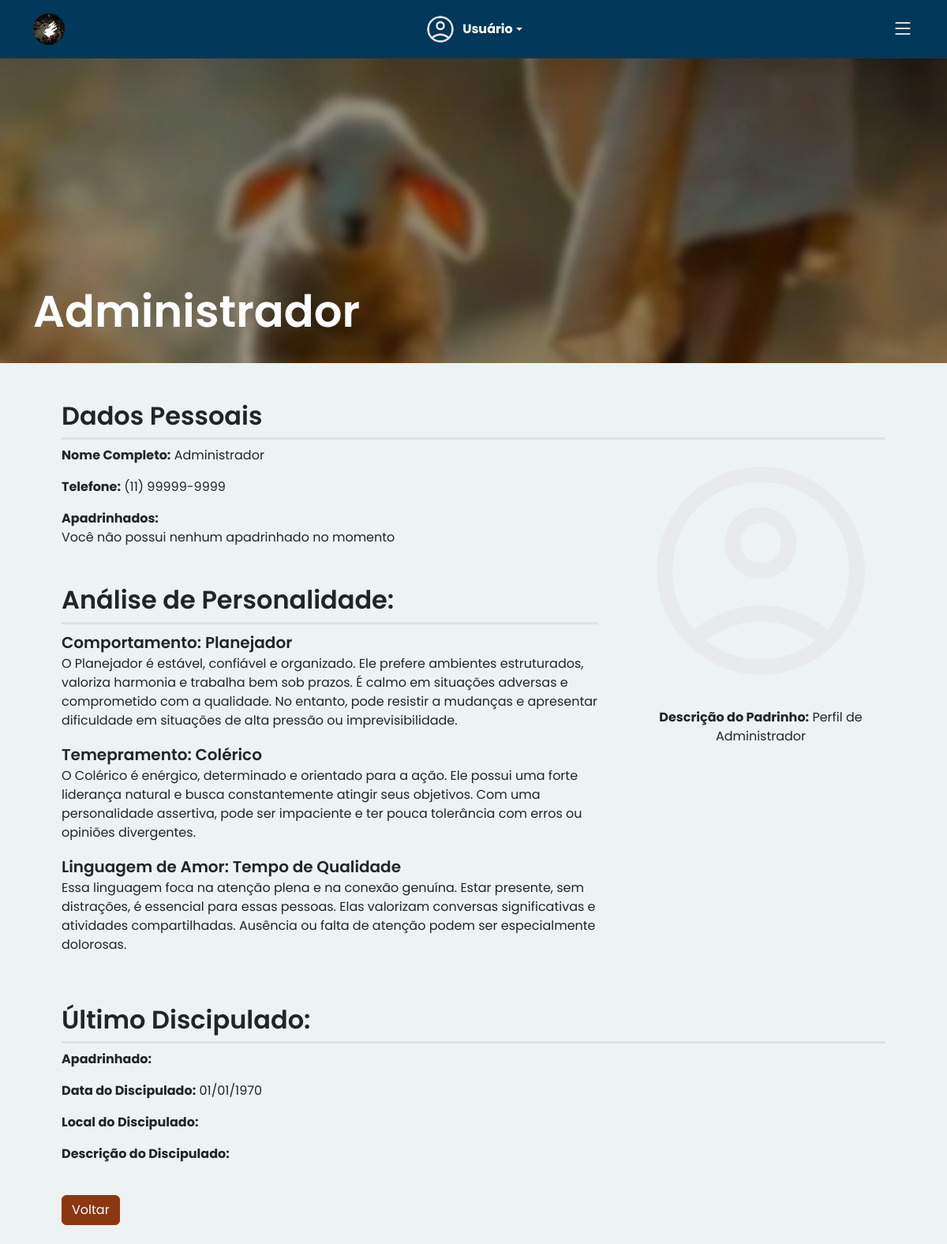
The page /consultar_padrinho.php?id=1 (signed in) on the database its author committed.
### tables this page shows
CREATE TABLE `padrinho` (
  `id_padrinho` int(11) NOT NULL,
  `nome_padrinho` varchar(255) NOT NULL,
  `telefone_padrinho` varchar(11) NOT NULL,
  `descricao_padrinho` text NOT NULL,
  `id_comportamento` int(11) NOT NULL,
  `id_temperamento` int(11) NOT NULL,
  `id_ling_amor` int(11) NOT NULL,
  `usuario` varchar(50) NOT NULL,
  `senha` varchar(50) NOT NULL,
  `status` enum('comum','administrador') NOT NULL
);

CREATE TABLE `comportamento` (
  `id_comportamento` int(11) NOT NULL,
  `nome_comportamento` varchar(255) NOT NULL,
  `descricao_comportamento` text NOT NULL
);

CREATE TABLE `temperamento` (
  `id_temperamento` int(11) NOT NULL,
  `nome_temperamento` varchar(255) NOT NULL,
  `descricao_temperamento` text NOT NULL
);

CREATE TABLE `linguagem_amor` (
  `id_linguagem` int(11) NOT NULL,
  `nome_linguagem` varchar(255) NOT NULL,
  `descricao_linguagem` text NOT NULL
);

### controller/connect.php (called while the page is built, shortened)
<?php
class Connect {
    private $host = "localhost";
    private $usuario = "root";
    private $senha = "";
    private $banco = "juventude";
    private $connect;
    public function __construct() {
        $this->connect = new mysqli($this->host, $this->usuario, $this->senha, $this->banco);
        $this->connect->set_charset("utf8");
    }
    public function getConnect(){
        return $this->connect;
    }
}
?>

### controller/padrinhoController.php (called while the page is built, shortened)
<?php
require_once $_SERVER['DOCUMENT_ROOT'] . '/juventude/model/padrinho.php';
class PadrinhoController
{
    private $padrinho;
    public function __construct()
    {
        $this->padrinho = new Padrinho();
    }
    public function list_apadrinhados_by_padrinho($id_padrinho)
    {
        return $this->padrinho->list_apadrinhados_by_padrinho($id_padrinho);
    }
    public function search_by_id($id_padrinho)
    {
        return $this->padrinho->search_by_id($id_padrinho);
    }
}

### model/padrinho.php (called while the page is built, shortened)
<?php
require_once $_SERVER['DOCUMENT_ROOT'] . '/juventude/controller/connect.php';
class Padrinho
{
    public function __construct()
    {
        $this->connect = new Connect();
    }
    public function list_apadrinhados_by_padrinho($id_padrinho)
    {
        $sql = "SELECT apadrinhado.*
            FROM apadrinhado
            INNER JOIN padrinho ON apadrinhado.id_padrinho = padrinho.id_padrinho
            WHERE apadrinhado.id_padrinho = ?";
        $stmt = $this->connect->getConnect()->prepare($sql);
        $stmt->bind_param('i', $id_padrinho);
        $stmt->execute();
        $result = $stmt->get_result();
        $apadrinhados = [];
        return $apadrinhados;
    }
    public function search_by_id($id_padrinho)
    {
        $sql = "SELECT * FROM padrinho
                INNER JOIN temperamento ON padrinho.id_temperamento = temperamento.id_temperamento
                INNER JOIN comportamento ON padrinho.id_comportamento = comportamento.id_comportamento
                INNER JOIN linguagem_amor ON padrinho.id_ling_amor = linguagem_amor.id_linguagem
                WHERE id_padrinho = ?";
        $stmt = $this->connect->getConnect()->prepare($sql);
        $stmt->bind_param('i', $id_padrinho);
        $stmt->execute();
        $result = $stmt->get_result();
        return $result->fetch_assoc();
    }
}

### controller/discipuladoController.php (called while the page is built, shortened)
<?php
require_once $_SERVER['DOCUMENT_ROOT'] . '/juventude/model/padrinho.php';
require_once $_SERVER['DOCUMENT_ROOT'] . '/juventude/model/discipulado.php';
class DiscipuladoController
{
    private $discipulado;
    public function __construct()
    {
        $this->discipulado = new Discipulado();
    }
    public function search_my_latest($id_padrinho)
    {
        return $this->discipulado->search_my_latest($id_padrinho);
    }
}

### model/discipulado.php (called while the page is built, shortened)
<?php
require_once $_SERVER['DOCUMENT_ROOT'] . '/juventude/controller/connect.php';
class Discipulado
{
    public function __construct()
    {
        $this->connect = new Connect();
    }
    public function search_my_latest($id_padrinho)
    {
        $sql = "SELECT * FROM discipulado
                INNER JOIN padrinho ON discipulado.id_padrinho = padrinho.id_padrinho
                INNER JOIN apadrinhado ON discipulado.id_apadrinhado = apadrinhado.id_apadrinhado
                WHERE discipulado.id_padrinho = ?
                ORDER BY data_discipulado DESC
                LIMIT 1";
        $stmt = $this->connect->getConnect()->prepare($sql);
        $stmt->bind_param('i', $id_padrinho);
        $stmt->execute();
        $result = $stmt->get_result();
        return $result->fetch_assoc();
    }
}

### consultar_padrinho.php (the view, shortened to what this page needs)
<?php
if (isset($_SESSION['id_padrinho']) && isset($_SESSION['usuario']) && isset($_SESSION['nome'])) {
    $primeiroNome = explode(' ', $_SESSION['nome'])[0];
} else {
    header('Location: logout.php');
}
require_once $_SERVER['DOCUMENT_ROOT'] . '/juventude/controller/padrinhoController.php';
$padrinhoController = new PadrinhoController();
$padrinho = $padrinhoController->search_by_id($_GET['id']);
$apadrinhados = $padrinhoController->list_apadrinhados_by_padrinho($padrinho['id_padrinho']);
require_once $_SERVER['DOCUMENT_ROOT'] . '/juventude/controller/discipuladoController.php';
$discipuladoController = new DiscipuladoController();
$ultimo_discipulado = $discipuladoController->search_my_latest($_GET['id']);
?>
<!DOCTYPE html>
<html lang="pt-br">
<head>
    <link rel="stylesheet" href="scss/app.css">
</head>
<body>
                    <?php
                    $userId = $_SESSION['id_padrinho'];
                    $imageDir = 'assets/uploadsPadrinhos/';
                    $defaultImage = 'assets/img/default-user.png';
                    $userImage = $imageDir . "user_{$userId}.png";
                    if (!file_exists($userImage)) {
                        $userImage = $defaultImage;
                    }
                    ?>
    <nav class="navbar p-3 d-block d-xxl-none navbar-dark bg-primaryBlue shadow-lg fixed-top">
        <div class="container d-flex justify-content-center align-items-center">
            <div class="col-4 text-start">
                <a class="navbar-brand text-center" href="index.php">
                    <img src="assets/img/logo.png" alt="Logo" height="40">
                </a>
            </div>
            <div class="col-4 d-flex justify-content-center">
                <div class="dropdown">
                    <a href="#" class="d-flex align-items-center text-white text-decoration-none dropdown-toggle"
                        id="dropdownUser1" data-bs-toggle="dropdown" aria-expanded="false">
                        <img src="<?php echo $userImage; ?>" alt="Usuário" class="rounded-5 me-2" width="40" height="40">
                        <strong class="nome"><?php echo $primeiroNome ?></strong>
                    </a>
                </div>
            </div>
            <div class="col-4 text-end">
                <button class="btn border-0 p-0" type="button" data-bs-toggle="offcanvas" data-bs-target="#mobileMenu">
                    <i class="fs-3 text-white bi bi-list"></i>
                </button>
            </div>
        </div>
    </nav>
    <div class="main-content">
        <section class="banner d-flex justify-content-start align-items-end p-4 mb-5">
            <div class="container">
                <h1 class="fw-semibold text-white display-4"><?php echo $padrinho['nome_padrinho'] ?></h1>
            </div>
        </section>
        <div class="container px-5">
            <h2 class="fw-semibold border-3 border-bottom pb-2">Dados Pessoais</h2>
            <div class="row mb-4 g-5">
                <div class="col-12 col-md-8 text-start">
                    <p><strong>Nome Completo:</strong> <?php echo $padrinho['nome_padrinho'] ?></p>
                    <p><strong>Telefone:</strong>
                        <?php
                        $telefone = $padrinho['telefone_padrinho'];
                        $telefoneFormatado = preg_replace('/^(\d{2})(\d{5})(\d{4})$/', '($1) $2-$3', $telefone);
                        echo $telefoneFormatado;
                        ?>
                    </p>
                    <p class="mb-5">
                        <span class="fw-bold">Apadrinhados:<br></span>
                        <?php if (count($apadrinhados) > 0) {
                            foreach ($apadrinhados as $apadrinhado) { ?>
                                <a href="consultar_apadrinhado.php?id=<?php echo $apadrinhado['id_apadrinhado']; ?>"><?php echo $apadrinhado['nome_apadrinhado']; ?></a><br>
                            <?php } ?>
                        <?php } else {
                            echo 'Você não possui nenhum apadrinhado no momento';
                        } ?>
                    </p>
                    <h2 class="fw-semibold border-3 border-bottom pb-2">Análise de Personalidade:</h2>
                    <div class="row mb-4">
                        <p>
                            <span class="fs-5 fw-semibold">Comportamento: <?php echo $padrinho['nome_comportamento'] ?></span><br>
                            <?php echo $padrinho['descricao_comportamento'] ?>
                        </p>
                        <p>
                            <span class="fs-5 fw-semibold">Temepramento: <?php echo $padrinho['nome_temperamento'] ?></span><br>
                            <?php echo $padrinho['descricao_temperamento'] ?>
                        </p>
                        <p>
                            <span class="fs-5 fw-semibold">Linguagem de Amor: <?php echo $padrinho['nome_linguagem'] ?></span><br>
                            <?php echo $padrinho['descricao_linguagem'] ?>
                        </p>
                    </div>
                </div>
                <div class="col-12 col-md-4 text-center">
                    <?php
                    $id_padrinho = $padrinho['id_padrinho'];
                    $imageDir = 'assets/uploadsPadrinho/';
                    $defaultImage = 'assets/img/default-user.png';
                    $userImage = $imageDir . "user_{$id_padrinho}.png";
                    if (!file_exists($userImage)) {
                        $userImage = $defaultImage;
                    }
                    ?>
                    <img src="<?php echo $userImage; ?>" alt="Usuário" class="w-100 mb-3">
                    <p><strong>Descrição do Padrinho:</strong> <?php echo $padrinho['descricao_padrinho'] ?></p>
                </div>
            </div>
            <h2 class="fw-semibold border-3 border-bottom pb-2">Último Discipulado:</h2>
            <div class="row mb-4">
                <p><strong>Apadrinhado:</strong> <?php echo $ultimo_discipulado['nome_apadrinhado']; ?></p>
                <p><strong>Data do Discipulado:</strong> <?php echo date('d/m/Y', strtotime($ultimo_discipulado['data_discipulado'])); ?></p>
                <p><strong>Local do Discipulado:</strong> <?php echo $ultimo_discipulado['local_discipulado']; ?></p>
                <p><strong>Descrição do Discipulado:</strong> <?php echo $ultimo_discipulado['descricao_discipulado']; ?></p>
            </div>
            <a href="<?= $_SERVER['HTTP_REFERER'] ?? 'padrinhos.php' ?>" class="btn btn-primaryBrown mb-4">Voltar</a>
        </div>
    </div>
</body>
</html>

### consultar_padrinho.php (style rules this page uses)
.main-content { margin-left: 0; margin-top: 60px; }
.banner { background-image: url(assets/img/banner_padrinhos.png); background-size: cover; background-position: center; height: 50dvh; }

### rows shown on the page
padrinho: nome_padrinho "Administrador", telefone_padrinho "(11) 99999-9999", id_comportamento.nome_comportamento "Planejador", id_comportamento.descricao_comportamento "O Planejador é estável, confiável e organizado. Ele prefere ambientes estruturados, valoriza harmonia e trabalha bem sob prazos. É calmo em situações adversas e comprometido com a qualidade. No entanto, pode resistir a mudanças e apresentar dificuldade em situações de alta pressão ou imprevisibilidade.", id_temperamento.nome_temperamento "Colérico", id_temperamento.descricao_temperamento "O Colérico é enérgico, determinado e orientado para a ação. Ele possui uma forte liderança natural e busca constantemente atingir seus objetivos. Com uma personalidade assertiva, pode ser impaciente e ter pouca tolerância com erros ou opiniões divergentes.", id_ling_amor.nome_linguagem "Tempo de Qualidade", id_ling_amor.descricao_linguagem "Essa linguagem foca na atenção plena e na conexão genuína. Estar presente, sem distrações, é essencial para essas pessoas. Elas valorizam conversas significativas e atividades compartilhadas. Ausência ou falta de atenção podem ser especialmente dolorosas.", descricao_padrinho "Perfil de Administrador"

### other values the page prints
$primeiroNome "Usuário"
date('d/m/Y', strtotime($ultimo_discipulado['data_discipulado'])) "01/01/1970"
